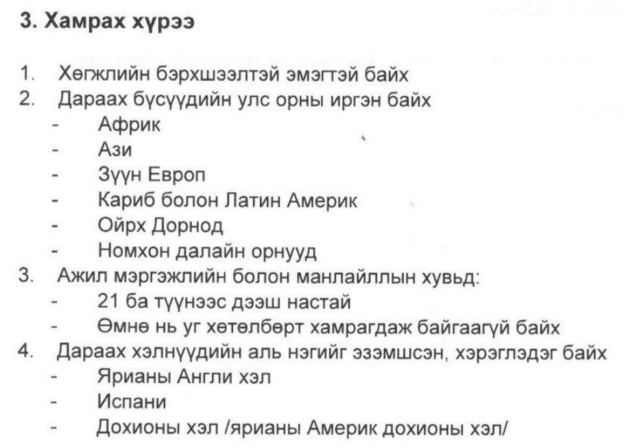
#> input picture test_imgs/img_005.jpg, 1264 x 896 px, found by its file name (shown at 1/2 size)
$ jupyter execute --allow-errors test.ipynb   (older library calls are emulated)
#> lines starting #> are read from the running program, lines starting #| are printed output that depends on the picture
#> further down, img is the input picture: shape (896, 1264, 3); min 31, max 255, mean 240.8
### src/skew_correction.py
import cv2
import numpy as np
from imutils import rotate

def horizontal_projection_skew(sobel_img):
    sum_cols = []
    rows, cols = sobel_img.shape
    for row in range(rows-1):
        sum_cols.append(np.sum(sobel_img[row,:]))
    return sum_cols

def skew_correct(img):
    img = cv2.cvtColor(img, cv2.COLOR_BGR2GRAY)
#> img: shape (896, 1264)
    gx = cv2.Sobel(img, cv2.CV_64F, 1, 0)
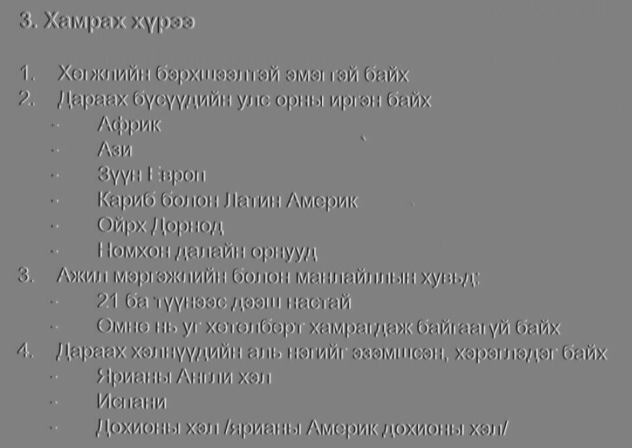
#> gx: shape (896, 1264) float64 (shown at 1/2 size); min -674, max 664, mean 0; drawn with min black and max white
    gy = cv2.Sobel(img, cv2.CV_64F, 0, 1)
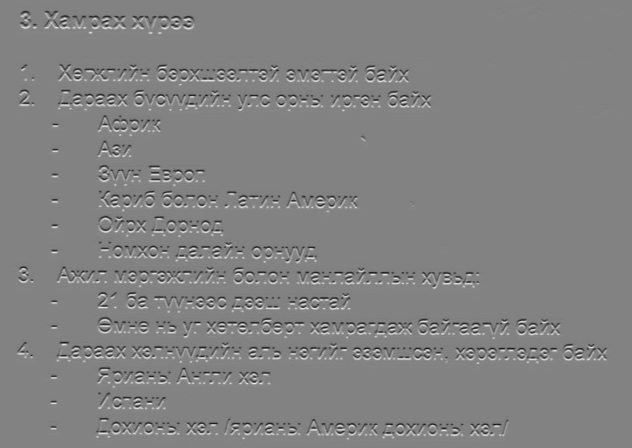
#> gy: shape (896, 1264) float64 (shown at 1/2 size); min -608, max 581, mean 0; drawn with min black and max white
    sobel_img = np.sqrt(gx * gx + gy * gy)
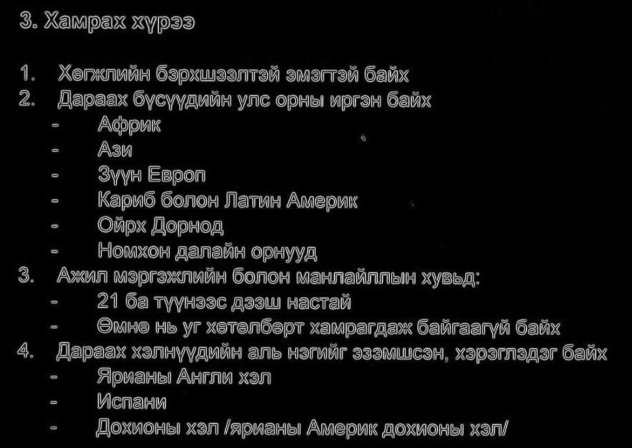
#> sobel_img: shape (896, 1264) float64 (shown at 1/2 size); min 0, max 674.1, mean 45.7; drawn with min black and max white
    sobel_img_inv = 255 - sobel_img
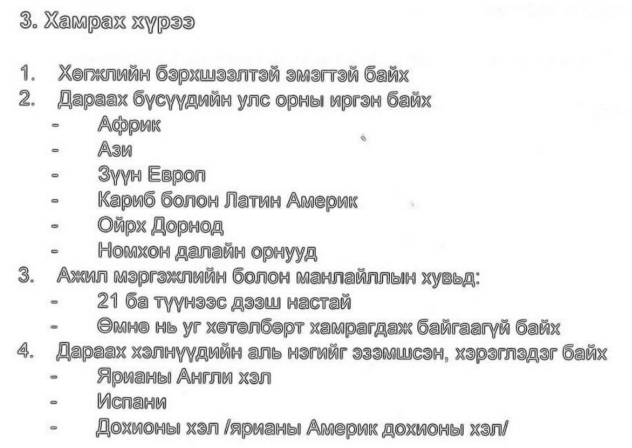
#> sobel_img_inv: shape (896, 1264) float64 (shown at 1/2 size); min -419.1, max 255, mean 209.3; drawn with min black and max white
    correction_angle = 0
    highest_hp = 0
    for angle in np.arange(-5, 5.1, 0.1):
        hp = horizontal_projection_skew(rotate(sobel_img_inv, angle))
        median_hp = np.median(hp)
        if highest_hp < median_hp:
            correction_angle = angle
            highest_hp = median_hp
#> this loop made 101 passes
#> (median_hp, highest_hp) on passes 1, 2, 13, 15, 16, 17, 18, 19, 20, 21, 22, 25: (254053.7, 254053.7), (254290.4, 254290.4), (254829.5, 254829.5), (255301.2, 255301.2), (255836.2, 255836.2), (256789.3, 256789.3), (257810.1, 257810.1), (259780.4, 259780.4), (261266.1, 261266.1), (262682.8, 262682.8), (263626.4, 263626.4), (264073.1, 264073.1)
#> median_hp on passes 3 to 8: 254016.2, 253826, 253960.7, 253588.2, 252746.7, 252131.1
#> after the loop, correction_angle = -1.78e-14; highest_hp = 296288.8
    rows = img.shape[0]
#> rows = 896
    cols = img.shape[1]
#> cols = 1264
    img_center = (cols / 2, rows / 2)
#> img_center = (632, 448)
    matrix = cv2.getRotationMatrix2D(img_center, correction_angle, 1)
#> matrix = [[1, -3.1e-16, 1.39e-13], [3.1e-16, 1, -1.96e-13]]
    rotated_img = cv2.warpAffine(img, matrix, (cols, rows), borderMode=cv2.BORDER_CONSTANT,
                                borderValue=(255, 255, 255))
    return rotated_img

### src/test.ipynb
[cell 1]
from adjust_height_width_v2 import adjust_height_width
from skew_correction import skew_correct
import cv2

IMG_PATH = "/home/bat/Documents/code/services/mn_ocr/test_imgs/img_005.jpg"
img = cv2.imread(IMG_PATH)
skew_corrected_img = skew_correct(img)
#> (the rest of this cell did not finish here and is left out)

$ run again, with test_imgs/img_001.jpg copied over test_imgs/img_005.jpg
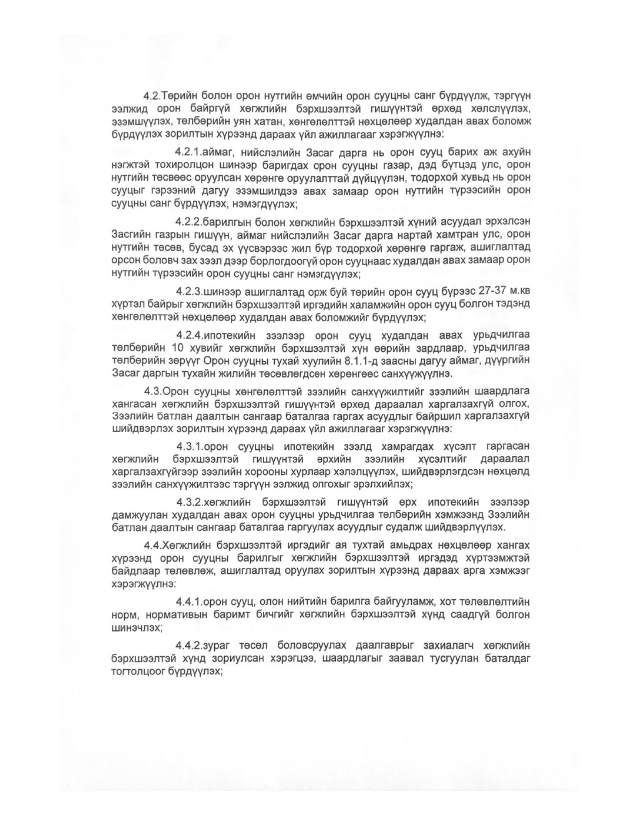
#> input picture test_imgs/img_001.jpg, 1275 x 1650 px, found by its file name (shown at 1/2 size)
#> img is the input picture: shape (1650, 1275, 3); min 0, max 255, mean 240.1
#> img: shape (1650, 1275)
#> in skew_correct, `sobel_img = np.sqrt(gx * gx + gy * gy)`:
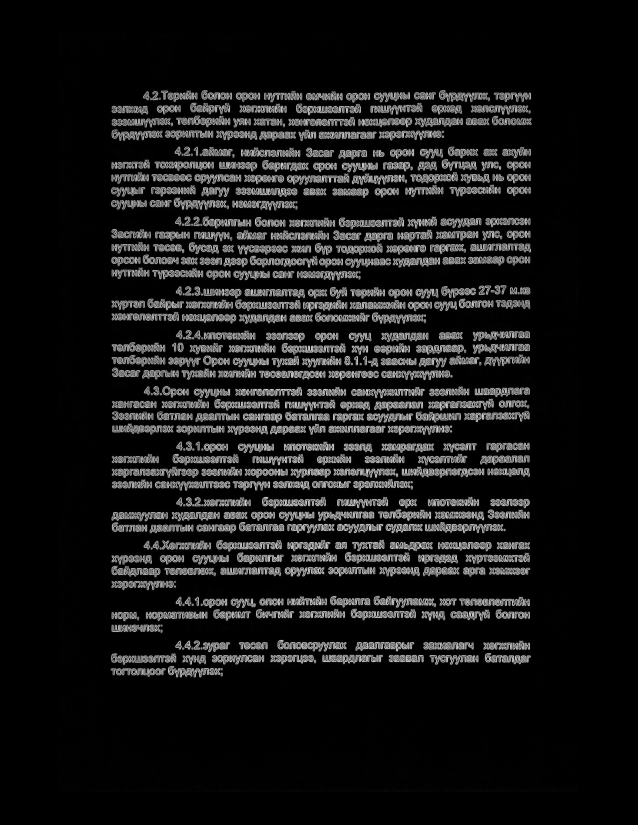
#> sobel_img: shape (1650, 1275) float64 (shown at 1/2 size); min 0, max 940.9, mean 84.1; drawn with min black and max white
#> in skew_correct, `sobel_img_inv = 255 - sobel_img`:
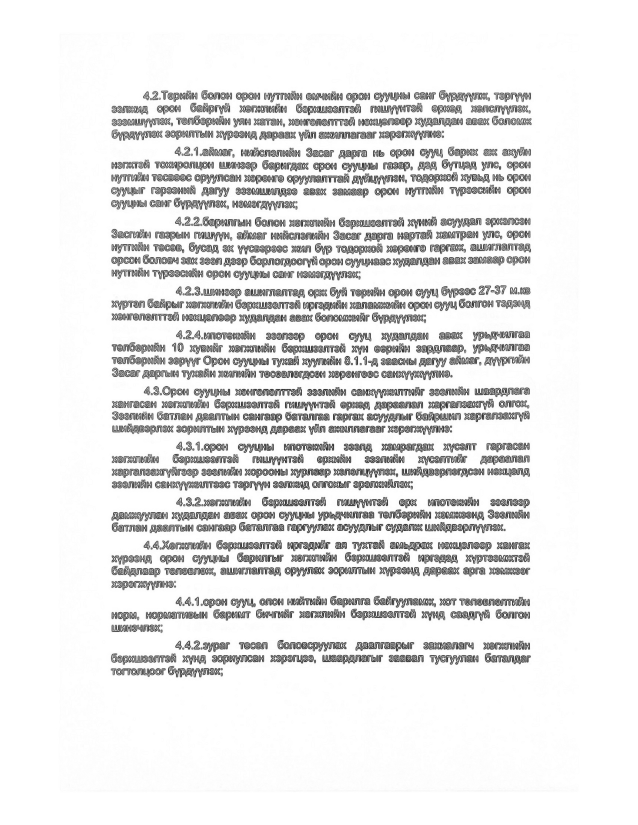
#> sobel_img_inv: shape (1650, 1275) float64 (shown at 1/2 size); min -685.9, max 255, mean 170.9; drawn with min black and max white
#> the loop in skew_correct, `for angle in np.arange(-5, 5.1, 0.1):` made 101 passes
#> (median_hp, highest_hp) on passes 1, 6, 9, 10, 11, 12, 13, 14: (187826, 187826), (187898.7, 187898.7), (187982.2, 187982.2), (188816.3, 188816.3), (189497.3, 189497.3), (190453.5, 190453.5), (191853.8, 191853.8), (193933.9, 193933.9)
#> after the loop in skew_correct, `for angle in np.arange(-5, 5.1, 0.1):`: correction_angle = -1.78e-14; highest_hp = 300835.8
#> matrix = [[1, -3.1e-16, 2.56e-13], [3.1e-16, 1, -1.98e-13]]

$ run again, with test_imgs/img_002.jpg copied over test_imgs/img_005.jpg
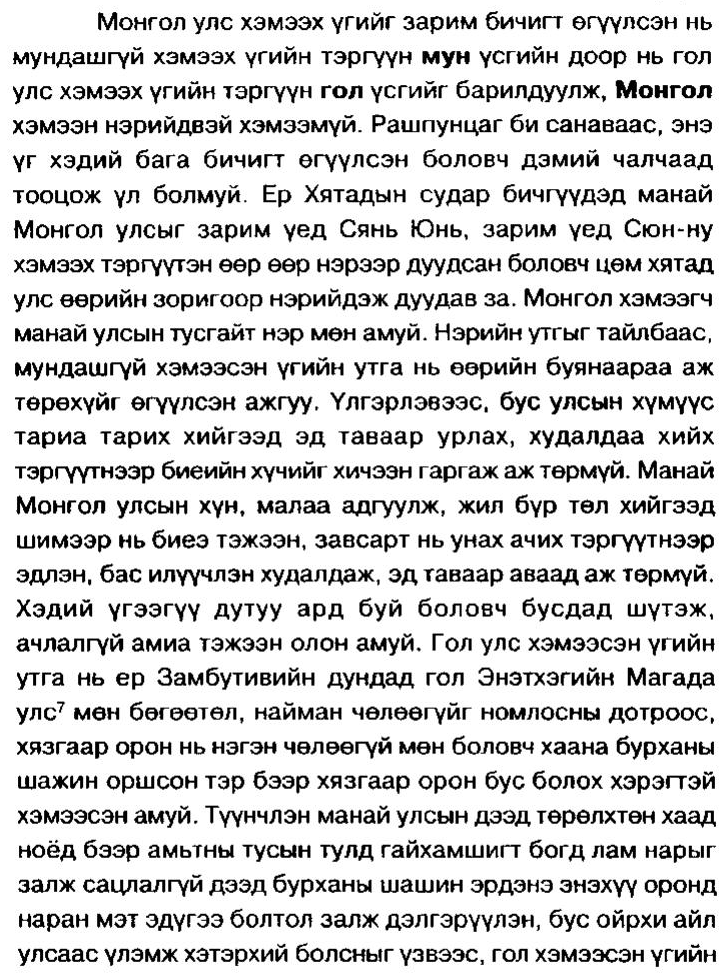
#> input picture test_imgs/img_002.jpg, 728 x 980 px, found by its file name
#> img is the input picture: shape (980, 728, 3); min 0, max 255, mean 213
#> img: shape (980, 728)
#> in skew_correct, `sobel_img = np.sqrt(gx * gx + gy * gy)`:
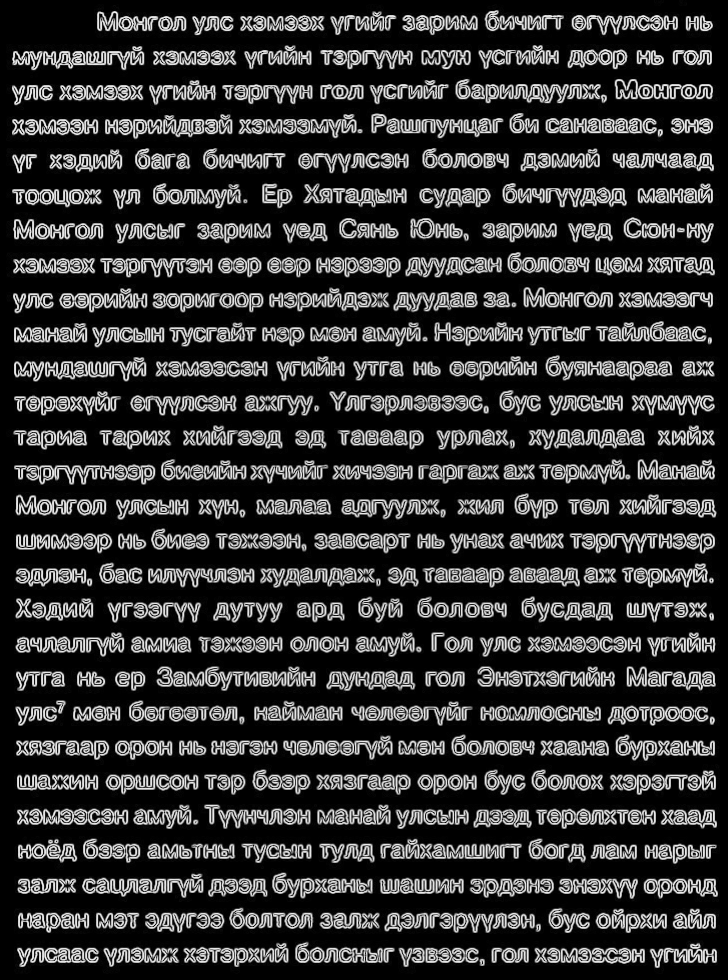
#> sobel_img: shape (980, 728) float64; min 0, max 1111.3, mean 217.1; drawn with min black and max white
#> in skew_correct, `sobel_img_inv = 255 - sobel_img`:
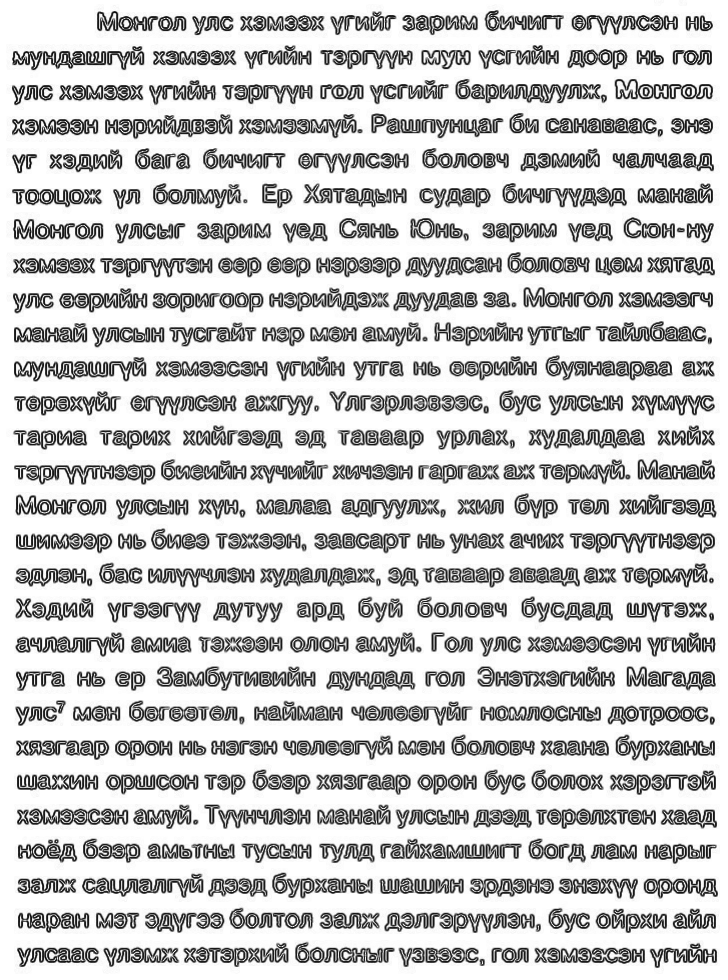
#> sobel_img_inv: shape (980, 728) float64; min -856.3, max 255, mean 37.9; drawn with min black and max white
#> the loop in skew_correct, `for angle in np.arange(-5, 5.1, 0.1):` made 101 passes
#> (median_hp, highest_hp) on passes 1, 11, 12, 13, 14, 15, 16, 17: (22702.1, 22702.1), (22866.4, 22866.4), (22992.8, 22992.8), (24390.1, 24390.1), (25110.3, 25110.3), (26208.7, 26208.7), (27146.5, 27146.5), (27298.2, 27298.2)
#> after the loop in skew_correct, `for angle in np.arange(-5, 5.1, 0.1):`: correction_angle = -1.78e-14; highest_hp = 129949.4
#> matrix = [[1, -3.1e-16, 1.52e-13], [3.1e-16, 1, -1.13e-13]]

$ run again, with test_imgs/img_003.jpg copied over test_imgs/img_005.jpg
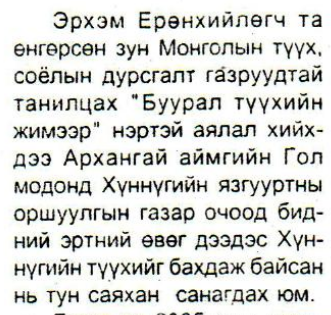
#> input picture test_imgs/img_003.jpg, 331 x 315 px, found by its file name
#> img is the input picture: shape (315, 331, 3); mean B, G, R 214.1, 217.3, 216.1
#> img: shape (315, 331)
#> in skew_correct, `sobel_img_inv = 255 - sobel_img`:
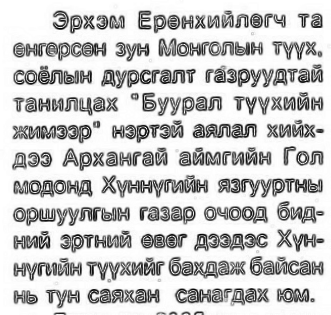
#> sobel_img_inv: shape (315, 331) float64; min -747.7, max 255, mean 52.7; drawn with min black and max white
#> the loop in skew_correct, `for angle in np.arange(-5, 5.1, 0.1):` made 101 passes
#> (median_hp, highest_hp) on passes 1, 2, 5, 6, 7, 8, 9, 10: (13623.7, 13623.7), (13807.4, 13807.4), (14186.7, 14186.7), (15112, 15112), (15722.8, 15722.8), (16238.4, 16238.4), (16736.2, 16736.2), (17068, 17068)
#> after the loop in skew_correct, `for angle in np.arange(-5, 5.1, 0.1):`: correction_angle = -0.4; highest_hp = 27424.3
#> matrix = [[1, -0.00698, 1.1], [0.00698, 1, -1.15]]
#> in skew_correct, `rotated_img = cv2.warpAffine(img, matrix, (cols, rows), borderMode=cv2..`:
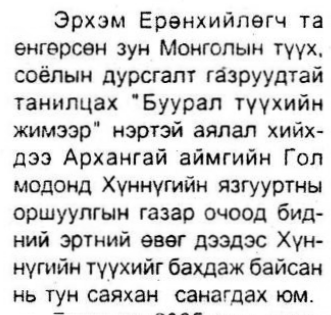
#> rotated_img: shape (315, 331); min 0, max 255, mean 216.6
